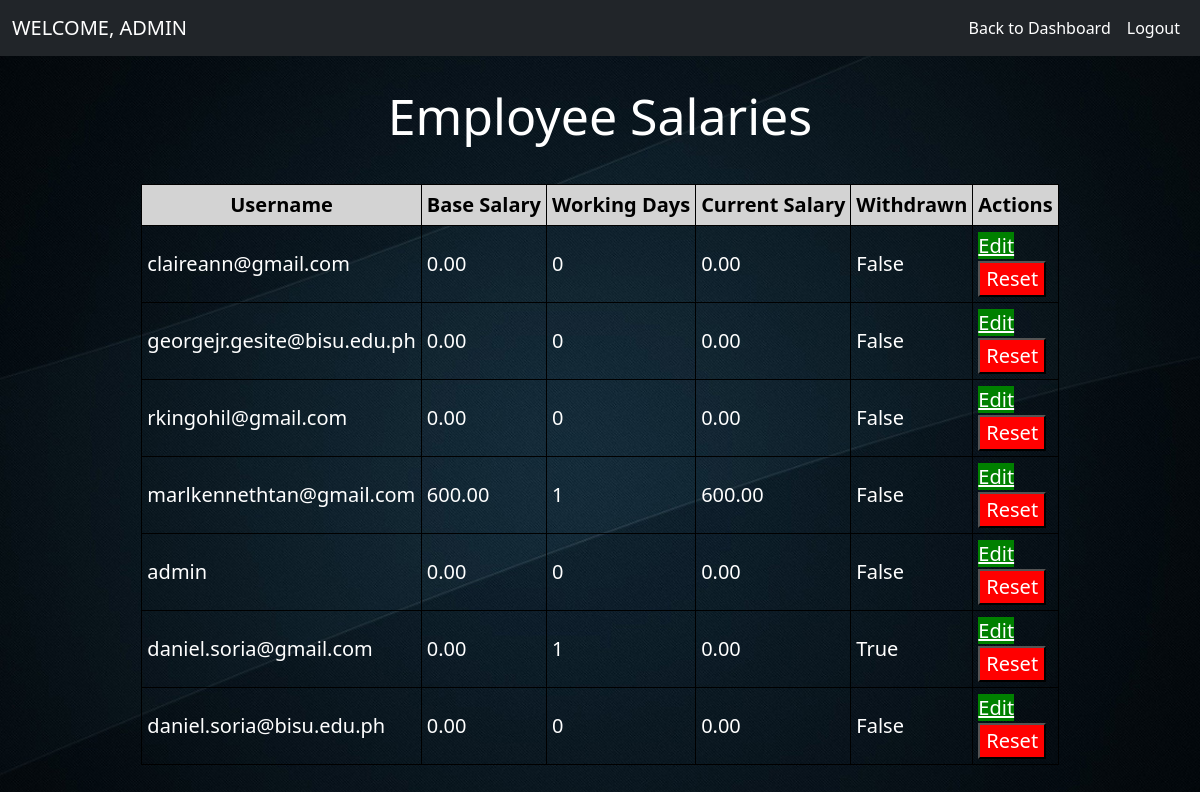
Before: /admin_salary/ (signed in) with the older database file.
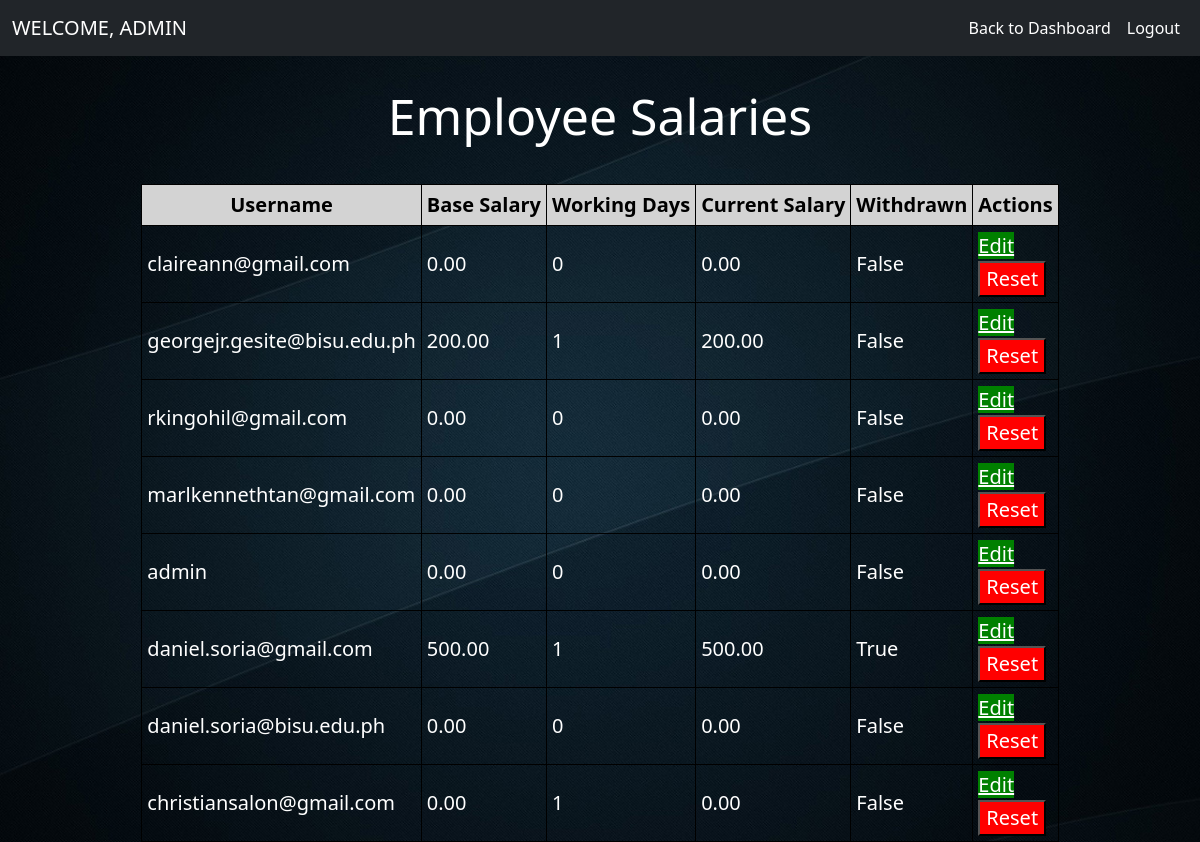
After: the same page with the newer database file.
### other_features/models.py (models this page shows)
class Salary(models.Model):
    user = models.ForeignKey(User, on_delete=models.CASCADE)
    base_salary = models.DecimalField(default=0, max_digits=10, decimal_places=2)
    working_days = models.IntegerField(default=0)
    withdrawn = models.BooleanField(default=False)

### other_features/views.py (the view, shortened to what this page needs)
# urls.py: path('admin_salary/', AdminSalaryView.as_view(), name='admin_salary'),
class AdminSalaryView(UserPassesTestMixin,View):
    login_url = '/login/'
    raise_exception = True
    def test_func(self):
        return self.request.user.is_staff
    def get(self, request):
        salaries = Salary.objects.all()
        for salary in salaries:
            salary.working_days = Attendance.objects.filter(user=salary.user, present=True).count()
            salary.current_salary = salary.base_salary * salary.working_days
        context = {'salaries': salaries}
        return render(request, 'admin_salary.html', context)

### other_features/templates/admin_salary.html (shortened to what this page needs)
{% extends 'admin_home.html' %}
{% load static %}
{% block body %}
<body style="background-image:url('{% static 'images/eml.jpg'%}'); background-repeat: no repeat; background-size: 100%">
<center>
  <h1>Employee Salaries</h1>
  <table>
    <thead>
        <tr>
            <th>Username</th>
            <th>Base Salary</th>
            <th>Working Days</th>
            <th>Current Salary</th>
            <th>Withdrawn</th>
            <th>Actions</th>
        </tr>
    </thead>
    <tbody>
        {% for salary in salaries %}
        <tr>
            <td>{{ salary.user.username }}</td>
            <td>{{ salary.base_salary }}</td>
            <td>{{ salary.working_days }}</td>
            <td>{{ salary.current_salary }}</td>
            <td>{{ salary.withdrawn }}</td>
            <td>
                <a style="color:white; background-color:green" href="{% url 'update_base_salary' pk=salary.pk %}">Edit</a>
                <form method="post" action="{% url 'admin_salary' %}">
                    <input style=" background-color:red; color:white" type="submit" value="Reset">
                </form>
            </td>
        </tr>
        {% endfor %}
    </tbody>
</table>
</center>
</body>
{% endblock %}

### admin_side/templates/admin_home.html (shortened to what this page needs)
<!doctype html>
{% load static %}
<html lang="en">
  <head>
    <link href="https://cdn.jsdelivr.net/npm/bootstrap@5.1.3/dist/css/bootstrap.min.css" rel="stylesheet">
  </head>
  <body>
    <nav class="navbar navbar-expand-lg navbar-dark bg-dark">
      <div class="container-fluid">
        <a class="navbar-brand" href="#">
           WELCOME, ADMIN
        </a>
        <div class="collapse navbar-collapse" id="navbarTogglerDemo03">
          <div class="d-flex">
            <ul class="navbar-nav me-auto mb-2 mb-lg-0">
            <li class="nav-item">
              <a class="nav-link active" aria-current="page" href="/admin_dashboard">Back to Dashboard</a>
            </li>
            <li class="nav-item">
                <a class="nav-link active" aria-current="page" href="/">Logout</a>
              </li>
          </ul>
          </div>
        </div>
      </div>
    </nav>
    {% block body %}{% endblock  %}
  </body>
</html>

### other_features/templates/admin_salary.html (style rules this page uses)
table { border-collapse: collapse; }
th, td { border: 1px solid black; padding: 5px; color:white; font-size:20px; }
th { background-color: lightgray; text-align:center; font-size: 20px; color:black; }
h1 { padding:30px; font-size: 50px; color: white; }

Changed rows visible on the page:
changed Salary "georgejr.gesite@bisu.edu.ph": base_salary "0.00" → "200.00"; working_days "0" → "1"; current_salary "0.00" → "200.00"
changed Salary "marlkennethtan@gmail.com": base_salary "600.00" → "0.00"; working_days "1" → "0"; current_salary "600.00" → "0.00"
changed Salary "True": base_salary "0.00" → "500.00"; current_salary "0.00" → "500.00"
added Salary: user.username "christiansalon@gmail.com", base_salary "0.00", working_days "1", current_salary "0.00", withdrawn "False"
